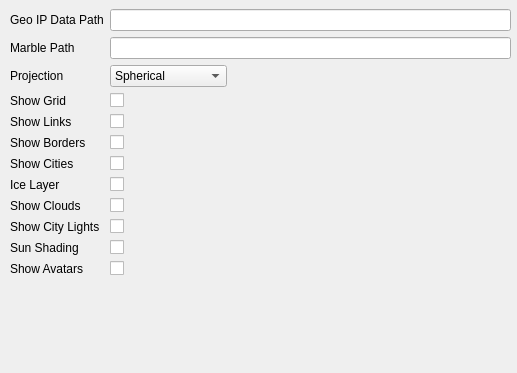
<?xml version="1.0" encoding="UTF-8"?>
<ui version="4.0">
 <class>FriendMapConfigPage</class>
 <widget class="QWidget" name="FriendMapConfigPage">
  <property name="geometry">
   <rect>
    <x>0</x>
    <y>0</y>
    <width>517</width>
    <height>373</height>
   </rect>
  </property>
  <property name="windowTitle">
   <string>Form</string>
  </property>
  <widget class="QWidget" name="formLayoutWidget">
   <property name="geometry">
    <rect>
     <x>10</x>
     <y>9</y>
     <width>501</width>
     <height>351</height>
    </rect>
   </property>
   <layout class="QFormLayout" name="formLayout">
    <property name="fieldGrowthPolicy">
     <enum>QFormLayout::ExpandingFieldsGrow</enum>
    </property>
    <item row="0" column="0">
     <widget class="QLabel" name="label">
      <property name="text">
       <string>Geo IP Data Path</string>
      </property>
     </widget>
    </item>
    <item row="0" column="1">
     <widget class="QLineEdit" name="geoip_path_line"/>
    </item>
    <item row="1" column="0">
     <widget class="QLabel" name="label_2">
      <property name="text">
       <string>Marble Path</string>
      </property>
     </widget>
    </item>
    <item row="1" column="1">
     <widget class="QLineEdit" name="marble_path_line"/>
    </item>
    <item row="2" column="0">
     <widget class="QLabel" name="projectionLabel">
      <property name="text">
       <string>Projection</string>
      </property>
     </widget>
    </item>
    <item row="2" column="1">
     <widget class="QComboBox" name="projection_box">
      <item>
       <property name="text">
        <string>Spherical</string>
       </property>
      </item>
      <item>
       <property name="text">
        <string>Equirectangular</string>
       </property>
      </item>
      <item>
       <property name="text">
        <string>Mercator</string>
       </property>
      </item>
     </widget>
    </item>
    <item row="3" column="0">
     <widget class="QLabel" name="label_3">
      <property name="text">
       <string>Show Grid</string>
      </property>
     </widget>
    </item>
    <item row="3" column="1">
     <widget class="QCheckBox" name="show_grid">
      <property name="text">
       <string/>
      </property>
     </widget>
    </item>
    <item row="4" column="0">
     <widget class="QLabel" name="label_4">
      <property name="text">
       <string>Show Links</string>
      </property>
     </widget>
    </item>
    <item row="4" column="1">
     <widget class="QCheckBox" name="show_links">
      <property name="text">
       <string/>
      </property>
     </widget>
    </item>
    <item row="5" column="0">
     <widget class="QLabel" name="label_5">
      <property name="text">
       <string>Show Borders</string>
      </property>
     </widget>
    </item>
    <item row="5" column="1">
     <widget class="QCheckBox" name="show_borders">
      <property name="text">
       <string/>
      </property>
     </widget>
    </item>
    <item row="6" column="0">
     <widget class="QLabel" name="label_6">
      <property name="text">
       <string>Show Cities</string>
      </property>
     </widget>
    </item>
    <item row="6" column="1">
     <widget class="QCheckBox" name="show_cities">
      <property name="text">
       <string/>
      </property>
     </widget>
    </item>
    <item row="7" column="0">
     <widget class="QLabel" name="label_7">
      <property name="text">
       <string>Ice Layer</string>
      </property>
     </widget>
    </item>
    <item row="7" column="1">
     <widget class="QCheckBox" name="show_ice_layer">
      <property name="text">
       <string/>
      </property>
     </widget>
    </item>
    <item row="8" column="0">
     <widget class="QLabel" name="label_8">
      <property name="text">
       <string>Show Clouds</string>
      </property>
     </widget>
    </item>
    <item row="8" column="1">
     <widget class="QCheckBox" name="show_clouds">
      <property name="text">
       <string/>
      </property>
     </widget>
    </item>
    <item row="9" column="0">
     <widget class="QLabel" name="label_9">
      <property name="text">
       <string>Show City Lights</string>
      </property>
     </widget>
    </item>
    <item row="9" column="1">
     <widget class="QCheckBox" name="show_city_lights">
      <property name="text">
       <string/>
      </property>
     </widget>
    </item>
    <item row="10" column="1">
     <widget class="QCheckBox" name="show_sun_shading">
      <property name="text">
       <string/>
      </property>
     </widget>
    </item>
    <item row="10" column="0">
     <widget class="QLabel" name="label_10">
      <property name="text">
       <string>Sun Shading</string>
      </property>
     </widget>
    </item>
    <item row="11" column="1">
     <widget class="QCheckBox" name="show_avatars">
      <property name="text">
       <string/>
      </property>
     </widget>
    </item>
    <item row="11" column="0">
     <widget class="QLabel" name="label_11">
      <property name="text">
       <string>Show Avatars</string>
      </property>
     </widget>
    </item>
   </layout>
  </widget>
 </widget>
 <resources/>
 <connections/>
</ui>
